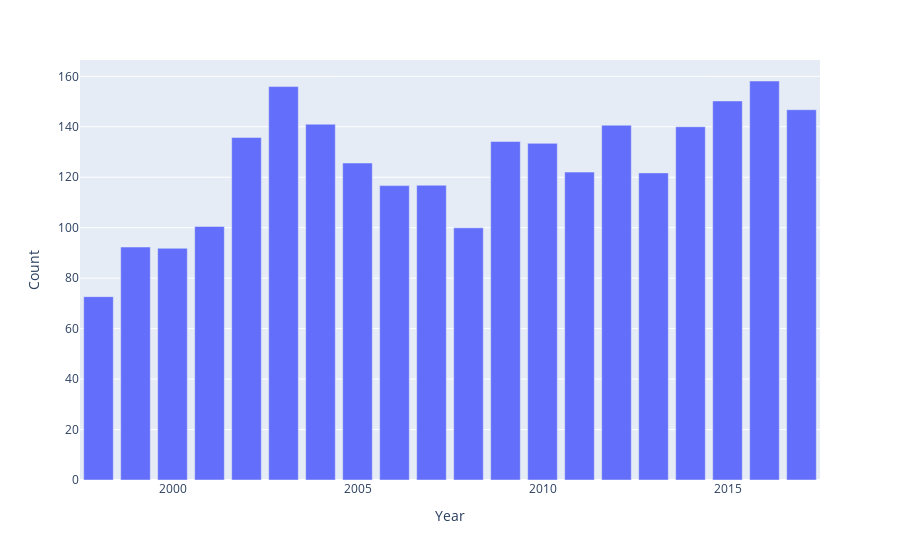

The notebook cell saved with this chart:
### Markdown cell above
Find the average number of fires reported from highest to lowest(state-wise)

### Code cell
year_num_avg = clean.groupby('year').mean()[['year', 'number']].sort('number')

px.bar(year_num_avg, x=0, y=1, labels={'0' : 'Year', '1' : 'Count'})

### Figure 1 — Plotly figure (JSON) as saved in the notebook; plotly's stock layout.template omitted (floating-point values rounded to 4 significant figures)
{"data": [{"alignmentgroup": "True", "hovertemplate": "Year=%{x}<br>Count=%{y}<extra></extra>", "legendgroup": "", "marker": {"color": "#636efa", "pattern": {"shape": ""}}, "name": "", "offsetgroup": "", "orientation": "v", "showlegend": false, "textposition": "auto", "type": "bar", "x": [1998, 2000, 1999, 2008, 2001, 2006, 2007, 2013, 2011, 2005, 2010, 2009, 2002, 2014, 2012, 2004, 2017, 2015, 2003, 2016], "xaxis": "x", "y": [72.66, 91.84, 92.33, 99.95, 100.5, 116.7, 116.8, 121.7, 122.0, 125.6, 133.4, 134.1, 135.7, 140.0, 140.6, 141.0, 146.8, 150.2, 155.9, 158.1], "yaxis": "y"}], "layout": {"barmode": "relative", "legend": {"tracegroupgap": 0}, "margin": {"t": 60}, "xaxis": {"anchor": "y", "domain": [0, 1], "title": {"text": "Year"}}, "yaxis": {"anchor": "x", "domain": [0, 1], "title": {"text": "Count"}}}}
